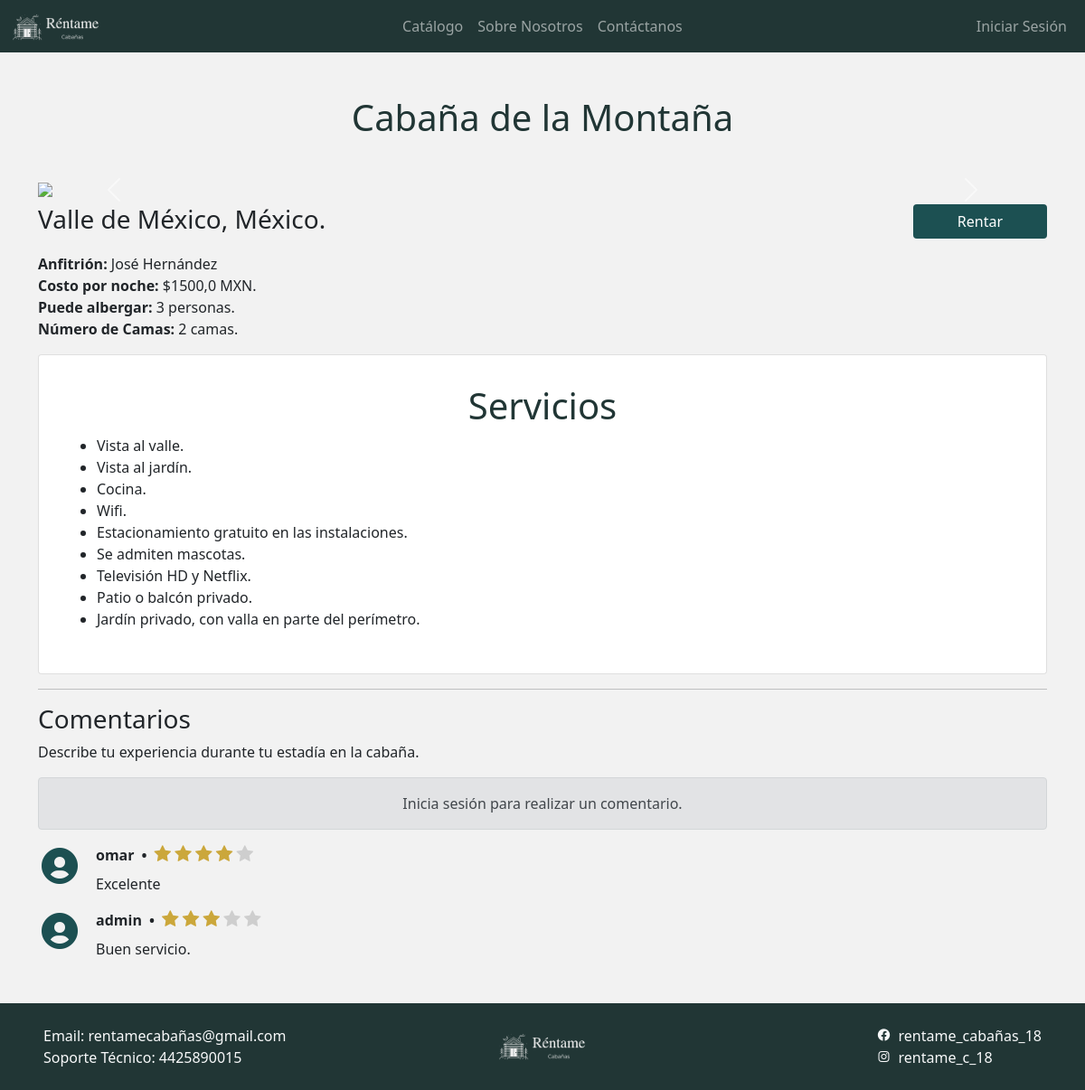
The page /vista_cabana_usuario/3 on the database as committed earlier.
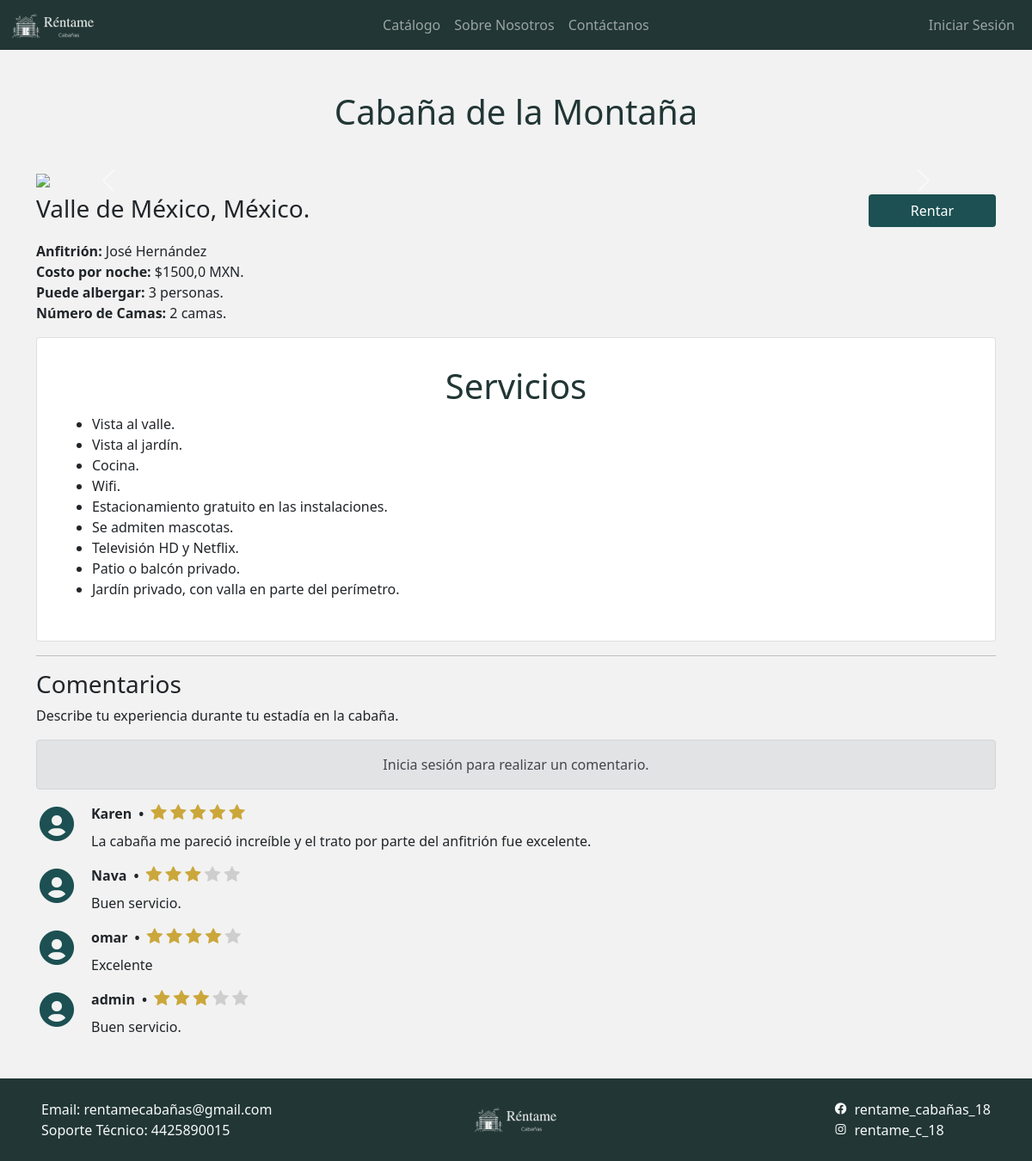
The same page on the database as committed later.
### valoraciones/models.py (models this page shows, shortened)
class Valoracion(models.Model):
    id = models.AutoField(primary_key=True)
    comentario = models.CharField(max_length=300)
    numero_estrellas = models.IntegerField(
        default=0,
        validators=[
            MaxValueValidator(5),
            MinValueValidator(0),
        ],
        null=False,
        blank=False
    )
    usuario = models.ForeignKey(Usuario, on_delete=models.CASCADE, null=False, blank=False)
    cabana = models.ForeignKey(Cabana, on_delete=models.CASCADE, null=False, blank=False)
    creado = models.DateTimeField(auto_now=True, null=True) #Fecha y tiempo
    actualizado = models.DateTimeField(auto_now_add=True, null=True)
    class Meta:
        verbose_name="Valoración"
        verbose_name_plural="Valoraciones"
        ordering = ["-creado"]

### admin_users/models.py (models this page shows, shortened)
class Usuario(AbstractUser):
    telefono = models.CharField(null=True,max_length=10)
    imagen = models.ImageField(null=True, upload_to="imgUsers", verbose_name="Imagen")

### cabanas/views.py (the view)
# urls.py: path('vista_cabana_usuario/<int:id>', views_cabanas.vista_cabana_usuario, name='Vista_Cabana_Usuario'),
def vista_cabana_usuario(request, id):
    cabana = Cabana.objects.get(id=id)
    usuario = request.user
    if usuario.is_authenticated:
        aprobacion_comentario = Renta.objects.filter(usuario=usuario, cabana=cabana).exists()
        verificacion_valoracion = Valoracion.objects.filter(usuario=usuario, cabana=cabana).exists()
    else:
        aprobacion_comentario = False
        verificacion_valoracion = False
    valoraciones = Valoracion.objects.filter(cabana=id)
    return render(
        request,
        'cabanas/vista_cabana_usuario.html',
        {
            'cabanas':cabana,
            'valoraciones':valoraciones,
            'aprobacion_comentario':aprobacion_comentario,
            'verificacion_valoracion':verificacion_valoracion
        }
    )

### cabanas/templates/cabanas/vista_cabana_usuario.html (shortened to what the changed rows need)
{% extends "cabanas/layout.html" %}
{% block nombreApartado %}{{cabanas.nombre}}{% endblock nombreApartado %}
{% load static %}
{% block contenido %}
<div class="card p-3">
  <div class="card-body">
    <div class="text-center">
      <h1 class="mb-2 h-title text-center h1 fw-normal">Servicios</h1>
    </div>
  </div>
</div>
{% if valoraciones %}
  {% for valoracion in valoraciones %}
  <div class="d-flex align-items-start mt-3">
    <div class="flex-shrink-0">
      <i class='bx bx-lg bxs-user-circle' style="color: #1c5052"></i>
    </div>
    <div class="flex-grow-1 ms-3">
      <div class="d-flex align-items-center mb-2">
        <b>{{valoracion.usuario}} </b>
        <b class="px-2"> • </b>
        <div class="ratings">
          <i class="fa fa-star {% if valoracion.numero_estrellas > 0 %}rating-color{% endif %}" id=""></i>
          <i class="fa fa-star {% if valoracion.numero_estrellas > 1 %}rating-color{% endif %}"></i>
          <i class="fa fa-star {% if valoracion.numero_estrellas > 2 %}rating-color{% endif %}"></i>
          <i class="fa fa-star {% if valoracion.numero_estrellas > 3 %}rating-color{% endif %}"></i>
          <i class="fa fa-star {% if valoracion.numero_estrellas > 4 %}rating-color{% endif %}"></i>
        </div>
      </div>
      <p class="mb-0">
        {{valoracion.comentario}}
      </p>
    </div>
  </div>
  {% endfor %}
{% else %}
<p class="text-muted text-center pt-5"> No hay comentarios para mostrar.</p>
{% endif %}
{% endblock %}

Rows that differ between the two databases and show on the page:
added Valoracion: usuario "Karen", numero_estrellas 5 (drawn), comentario "La cabaña me pareció increíble y el trato por parte del anfitrión fue excelente."
added Valoracion: usuario "Nava", numero_estrellas 3 (drawn), comentario "Buen servicio."
